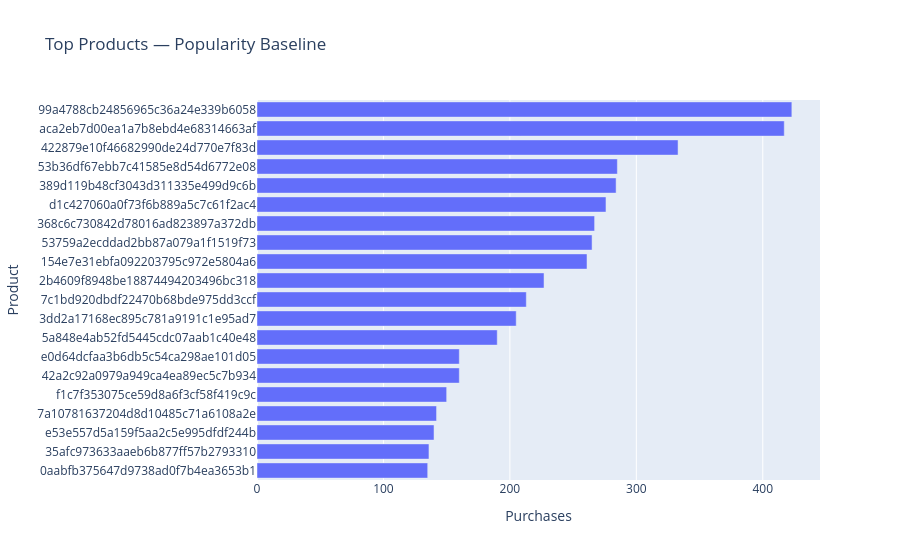

Write notebook code for a chart like this one.
### Markdown cell above
## 3. Build the popularity baseline

### Code cell
popularity = (
    train_interactions
    .groupby("product_id")
    .agg(
        purchase_count=("order_id", "nunique"),
        customer_count=("customer_unique_id", "nunique"),
        revenue=("price", "sum"),
    )
    .sort_values(
        ["purchase_count", "customer_count"],
        ascending=False,
    )
    .reset_index()
)

display(popularity.head(20))

fig = px.bar(
    popularity.head(20).sort_values("purchase_count"),
    x="purchase_count",
    y="product_id",
    orientation="h",
    title="Top Products — Popularity Baseline",
    labels={
        "purchase_count": "Purchases",
        "product_id": "Product",
    },
)
fig.show()

### Figure 1 — Plotly figure (JSON) as saved in the notebook; plotly's stock layout.template omitted (floating-point values rounded to 4 significant figures)
{"data": [{"hovertemplate": "Purchases=%{x}<br>Product=%{y}<extra></extra>", "legendgroup": "", "marker": {"color": "#636efa", "pattern": {"shape": ""}}, "name": "", "orientation": "h", "showlegend": false, "textposition": "auto", "type": "bar", "x": [135, 136, 140, 142, 150, 160, 160, 190, 205, 213, 227, 261, 265, 267, 276, 284, 285, 333, 417, 423], "xaxis": "x", "y": ["0aabfb375647d9738ad0f7b4ea3653b1", "35afc973633aaeb6b877ff57b2793310", "e53e557d5a159f5aa2c5e995dfdf244b", "7a10781637204d8d10485c71a6108a2e", "f1c7f353075ce59d8a6f3cf58f419c9c", "42a2c92a0979a949ca4ea89ec5c7b934", "e0d64dcfaa3b6db5c54ca298ae101d05", "5a848e4ab52fd5445cdc07aab1c40e48", "3dd2a17168ec895c781a9191c1e95ad7", "7c1bd920dbdf22470b68bde975dd3ccf", "2b4609f8948be18874494203496bc318", "154e7e31ebfa092203795c972e5804a6", "53759a2ecddad2bb87a079a1f1519f73", "368c6c730842d78016ad823897a372db", "d1c427060a0f73f6b889a5c7c61f2ac4", "389d119b48cf3043d311335e499d9c6b", "53b36df67ebb7c41585e8d54d6772e08", "422879e10f46682990de24d770e7f83d", "aca2eb7d00ea1a7b8ebd4e68314663af", "99a4788cb24856965c36a24e339b6058"], "yaxis": "y"}], "layout": {"barmode": "relative", "legend": {"tracegroupgap": 0}, "title": {"text": "Top Products — Popularity Baseline"}, "xaxis": {"anchor": "y", "domain": [0, 1], "title": {"text": "Purchases"}}, "yaxis": {"anchor": "x", "domain": [0, 1], "title": {"text": "Product"}}}}
